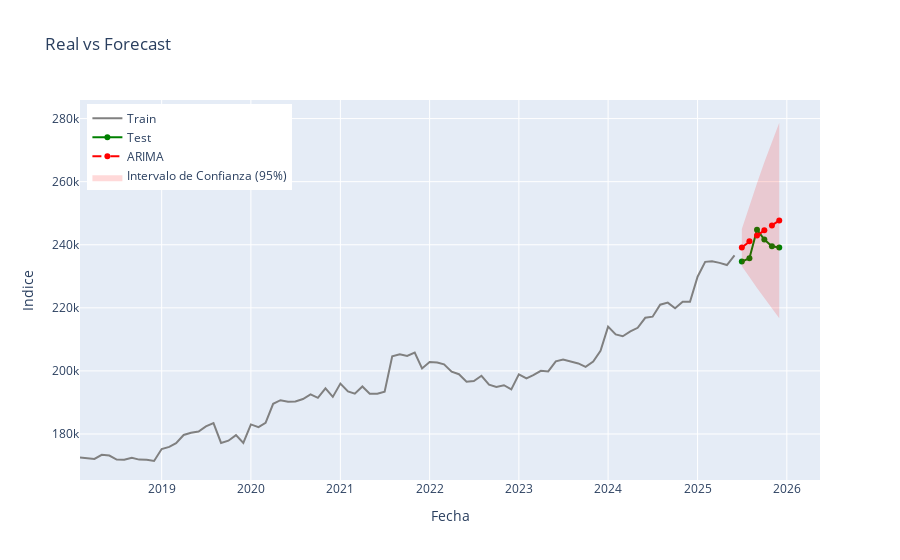

This figure's notebook cell:
### Code cell
# @title Realizar modelo ARIMA (2,2,1)


# Definimos el tamaño del test
test_size = 6

# Separamos los datos
train = df.iloc[:-test_size]
test = df.iloc[-test_size:]


# Ajustamos el modelo ARIMA
# Nota: Statsmodels maneja la diferenciación (d=1) internamente.
model = ARIMA(train['value'], order=(2, 2, 1))
results = model.fit()
print(results.summary())

# Realizamos el pronóstico para los pasos del Test set
# start: índice donde empieza el test, end: índice donde termina
forecast_object = results.get_forecast(steps=len(test))
forecast = forecast_object.predicted_mean
conf_int = forecast_object.conf_int(alpha=0.05) # 95% confianza

# Convertimos a DataFrame para facilitar el manejo
forecast_df = pd.DataFrame({
    'date': test.index,
    'actual': test['value'],
    'forecast': forecast.values,
    'lower_ci': conf_int.iloc[:, 0].values,
    'upper_ci': conf_int.iloc[:, 1].values
})
forecast_df.set_index('date', inplace=True)

# Cálculo de Métricas de Error
rmse = np.sqrt(mean_squared_error(test['value'], forecast))
mae = mean_absolute_error(test['value'], forecast)
mape = np.mean(np.abs((test['value'] - forecast) / test['value'])) * 100
print(f"\n--- Métricas de Evaluación en Test Set ---")
print(f"RMSE: {rmse:.4f}")
print(f"MAE: {mae:.4f}")
print(f"MAPE: {mape:.2f}%")



fig = go.Figure()
# Datos de Entrenamiento (Histórico)
# Mostramos solo los últimos años para que se vea bien el detalle del final
train_subset = train[train.index > '2018-01-01']

fig.add_trace(go.Scatter(
    x=train_subset.index, y=train_subset['value'],
    mode='lines', name='Train',
    line=dict(color='gray')
))

# Datos Reales (Test)
fig.add_trace(go.Scatter(
    x=test.index, y=test['value'],
    mode='lines+markers', name='Test',
    line=dict(color='green', width=2)
))

# Pronóstico del Modelo
fig.add_trace(go.Scatter(
    x=forecast_df.index, y=forecast_df['forecast'],
    mode='lines+markers', name='ARIMA',
    line=dict(color='red', dash='dash', width=2)
))

# Intervalos de Confianza
fig.add_trace(go.Scatter(
    x=forecast_df.index.tolist() + forecast_df.index[::-1].tolist(),
    y=forecast_df['upper_ci'].tolist() + forecast_df['lower_ci'][::-1].tolist(),
    fill='toself',
    fillcolor='rgba(255, 0, 0, 0.15)',
    line=dict(color='rgba(255,255,255,0)'),
    name='Intervalo de Confianza (95%)',
    hoverinfo="skip"
))

fig.update_layout(
    title='Real vs Forecast',
    xaxis_title='Fecha',
    yaxis_title='Indice',
    hovermode="x unified",
    legend=dict(yanchor="top", y=0.99, xanchor="left", x=0.01)
)

fig.show()
